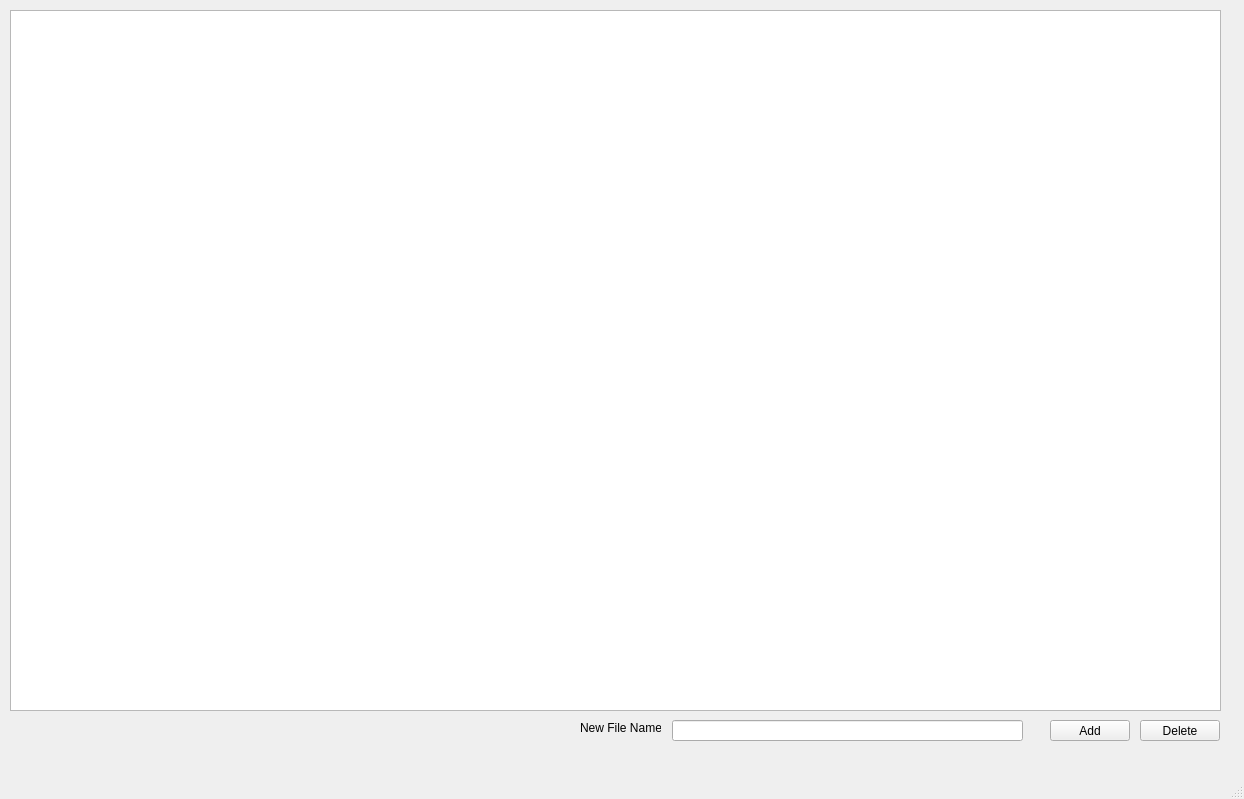
<?xml version="1.0" encoding="UTF-8"?>
<ui version="4.0">
 <class>MainWindow</class>
 <widget class="QMainWindow" name="MainWindow">
  <property name="geometry">
   <rect>
    <x>0</x>
    <y>0</y>
    <width>1244</width>
    <height>799</height>
   </rect>
  </property>
  <property name="windowTitle">
   <string>MainWindow</string>
  </property>
  <widget class="QWidget" name="centralwidget">
   <widget class="QPushButton" name="Add">
    <property name="geometry">
     <rect>
      <x>1050</x>
      <y>720</y>
      <width>80</width>
      <height>21</height>
     </rect>
    </property>
    <property name="text">
     <string>Add</string>
    </property>
   </widget>
   <widget class="QPushButton" name="Delete">
    <property name="geometry">
     <rect>
      <x>1140</x>
      <y>720</y>
      <width>80</width>
      <height>21</height>
     </rect>
    </property>
    <property name="text">
     <string>Delete</string>
    </property>
   </widget>
   <widget class="QTreeView" name="treeView">
    <property name="geometry">
     <rect>
      <x>10</x>
      <y>10</y>
      <width>1211</width>
      <height>701</height>
     </rect>
    </property>
   </widget>
   <widget class="QLineEdit" name="FilePath">
    <property name="geometry">
     <rect>
      <x>672</x>
      <y>720</y>
      <width>351</width>
      <height>21</height>
     </rect>
    </property>
   </widget>
   <widget class="QLabel" name="label">
    <property name="geometry">
     <rect>
      <x>580</x>
      <y>720</y>
      <width>81</width>
      <height>16</height>
     </rect>
    </property>
    <property name="text">
     <string>New File Name:</string>
    </property>
   </widget>
  </widget>
  <widget class="QMenuBar" name="menubar">
   <property name="geometry">
    <rect>
     <x>0</x>
     <y>0</y>
     <width>1244</width>
     <height>20</height>
    </rect>
   </property>
  </widget>
  <widget class="QStatusBar" name="statusbar"/>
 </widget>
 <resources/>
 <connections/>
</ui>
